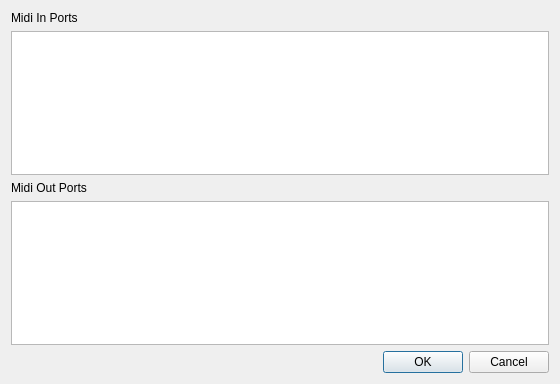
<?xml version="1.0" encoding="UTF-8"?>
<ui version="4.0">
 <class>MidiForm</class>
 <widget class="QDialog" name="MidiForm">
  <property name="geometry">
   <rect>
    <x>0</x>
    <y>0</y>
    <width>560</width>
    <height>384</height>
   </rect>
  </property>
  <property name="windowTitle">
   <string>Midi Settings</string>
  </property>
  <layout class="QVBoxLayout" name="verticalLayout">
   <item>
    <widget class="QLabel" name="label">
     <property name="text">
      <string>Midi In Ports</string>
     </property>
    </widget>
   </item>
   <item>
    <widget class="QListWidget" name="midiInList"/>
   </item>
   <item>
    <widget class="QLabel" name="label_2">
     <property name="text">
      <string>Midi Out Ports</string>
     </property>
    </widget>
   </item>
   <item>
    <widget class="QListWidget" name="midiOutList"/>
   </item>
   <item>
    <widget class="QDialogButtonBox" name="buttonBox">
     <property name="orientation">
      <enum>Qt::Horizontal</enum>
     </property>
     <property name="standardButtons">
      <set>QDialogButtonBox::Cancel|QDialogButtonBox::Ok</set>
     </property>
    </widget>
   </item>
  </layout>
 </widget>
 <resources/>
 <connections>
  <connection>
   <sender>buttonBox</sender>
   <signal>accepted()</signal>
   <receiver>MidiForm</receiver>
   <slot>accept()</slot>
   <hints>
    <hint type="sourcelabel">
     <x>248</x>
     <y>254</y>
    </hint>
    <hint type="destinationlabel">
     <x>157</x>
     <y>274</y>
    </hint>
   </hints>
  </connection>
  <connection>
   <sender>buttonBox</sender>
   <signal>rejected()</signal>
   <receiver>MidiForm</receiver>
   <slot>reject()</slot>
   <hints>
    <hint type="sourcelabel">
     <x>316</x>
     <y>260</y>
    </hint>
    <hint type="destinationlabel">
     <x>286</x>
     <y>274</y>
    </hint>
   </hints>
  </connection>
 </connections>
</ui>
